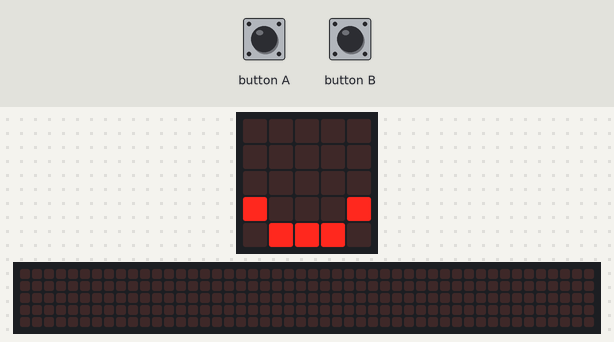
Recording of a program running on a simulated BBC micro:bit running MicroPython. Shown: the board's 5×5 LED display, a strip that is not on the board, showing the scrolling text unrolled. The test bench sets the inputs (shaded band). The 48×5 strip is a reading aid, not a part: it shows the text the display is scrolling, unrolled, one strip-width of it at a time.

Above: at 1.2 s.
1.3 s: button A pressed for 0.15 s
At 1.37 s:
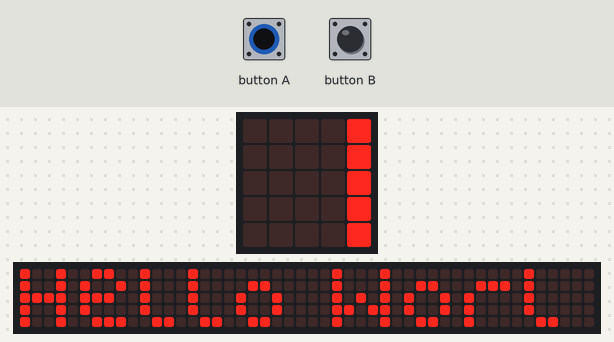
At 11.0 s:
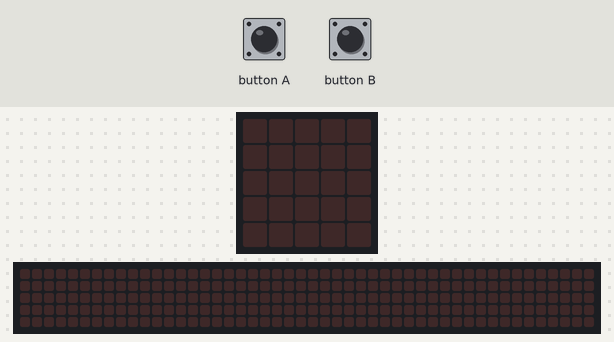
Timing chart, 0 to 11.5 s (numbered marks = the images above; inputs shaded):
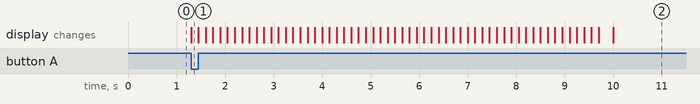

Measured:
- after the input at 1.3 s, the display: changes at once (image 1)

The program:

mixly.py
```python
from microbit import *

def procedure():
    pass


display.show(Image.SMILE)
while True:
    if button_a.is_pressed():
        display.scroll("Hello World!")
    elif button_b.is_pressed():
        display.show(Image.HEART)
```
